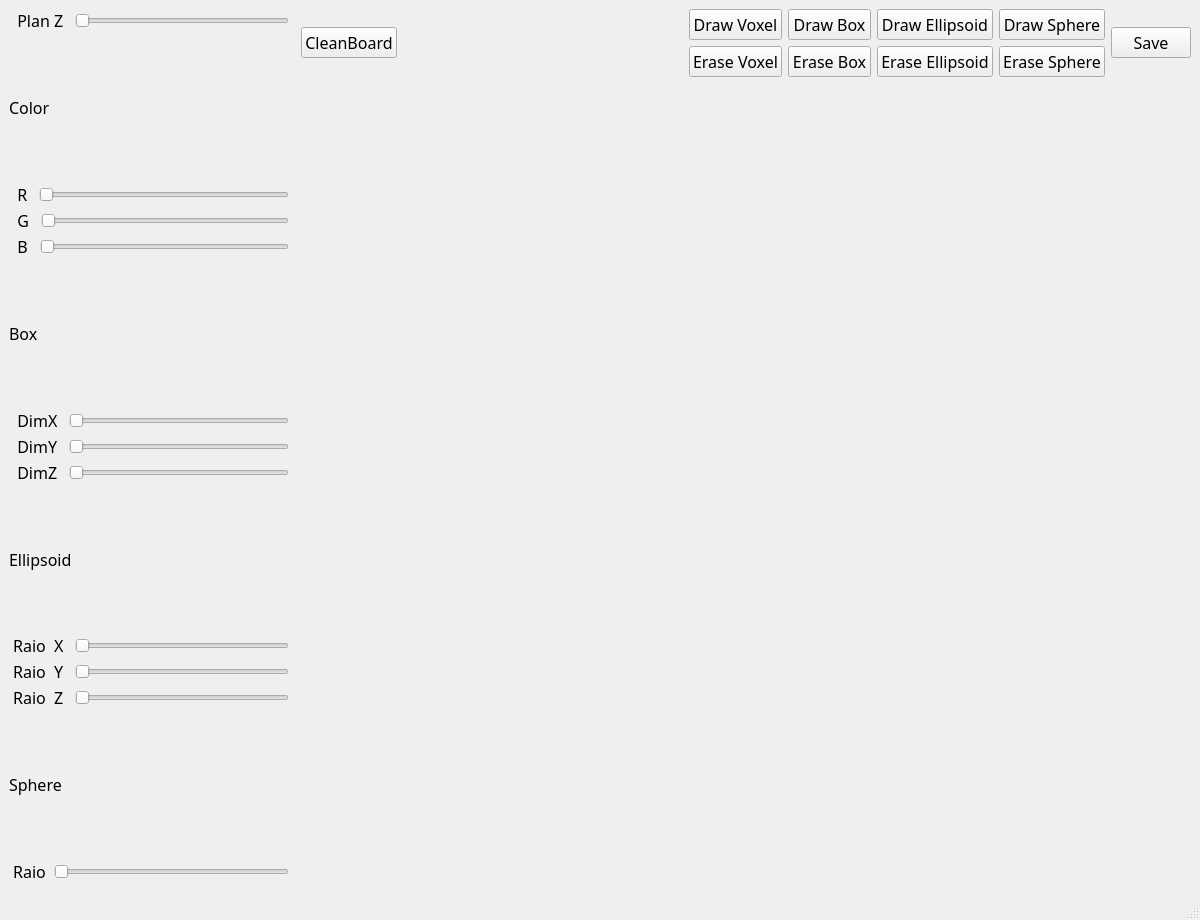
<?xml version="1.0" encoding="UTF-8"?>
<ui version="4.0">
 <class>MainWindow</class>
 <widget class="QMainWindow" name="MainWindow">
  <property name="minimumSize">
   <size>
    <width>1200</width>
    <height>900</height>
   </size>
  </property>
  <property name="font">
   <font>
    <family>MV Boli</family>
    <pointsize>12</pointsize>
   </font>
  </property>
  <property name="windowTitle">
   <string>MainWindow</string>
  </property>
  <widget class="QWidget" name="centralwidget">
   <layout class="QGridLayout" name="gridLayout">
    <item row="0" column="4">
     <layout class="QHBoxLayout" name="horizontalLayout_14">
      <item>
       <layout class="QVBoxLayout" name="verticalLayout_12">
        <item>
         <widget class="QPushButton" name="pushButtonDV">
          <property name="text">
           <string>Draw Voxel</string>
          </property>
         </widget>
        </item>
        <item>
         <widget class="QPushButton" name="pushButtonEV">
          <property name="text">
           <string>Erase Voxel</string>
          </property>
         </widget>
        </item>
       </layout>
      </item>
      <item>
       <layout class="QVBoxLayout" name="verticalLayout_10">
        <item>
         <widget class="QPushButton" name="pushButtonDB">
          <property name="text">
           <string>Draw Box</string>
          </property>
         </widget>
        </item>
        <item>
         <widget class="QPushButton" name="pushButtonEB">
          <property name="text">
           <string>Erase Box</string>
          </property>
         </widget>
        </item>
       </layout>
      </item>
      <item>
       <layout class="QVBoxLayout" name="verticalLayout_11">
        <item>
         <widget class="QPushButton" name="pushButtonDE">
          <property name="text">
           <string>Draw Ellipsoid</string>
          </property>
         </widget>
        </item>
        <item>
         <widget class="QPushButton" name="pushButtonEE">
          <property name="text">
           <string>Erase Ellipsoid</string>
          </property>
         </widget>
        </item>
       </layout>
      </item>
      <item>
       <layout class="QVBoxLayout" name="verticalLayout_13">
        <item>
         <widget class="QPushButton" name="pushButtonDS">
          <property name="text">
           <string>Draw Sphere</string>
          </property>
         </widget>
        </item>
        <item>
         <widget class="QPushButton" name="pushButtonES">
          <property name="text">
           <string>Erase Sphere</string>
          </property>
         </widget>
        </item>
       </layout>
      </item>
     </layout>
    </item>
    <item row="0" column="2">
     <widget class="QPushButton" name="pushButtonNew">
      <property name="text">
       <string>CleanBoard</string>
      </property>
     </widget>
    </item>
    <item row="0" column="5">
     <widget class="QPushButton" name="pushButton_2">
      <property name="text">
       <string>Save</string>
      </property>
     </widget>
    </item>
    <item row="1" column="1" colspan="5">
     <widget class="Plotter" name="widget" native="true">
      <property name="enabled">
       <bool>true</bool>
      </property>
      <property name="sizePolicy">
       <sizepolicy hsizetype="Minimum" vsizetype="Minimum">
        <horstretch>0</horstretch>
        <verstretch>0</verstretch>
       </sizepolicy>
      </property>
      <property name="minimumSize">
       <size>
        <width>800</width>
        <height>800</height>
       </size>
      </property>
      <property name="baseSize">
       <size>
        <width>0</width>
        <height>0</height>
       </size>
      </property>
     </widget>
    </item>
    <item row="0" column="0" rowspan="2">
     <layout class="QVBoxLayout" name="verticalLayout">
      <property name="spacing">
       <number>3</number>
      </property>
      <item>
       <layout class="QHBoxLayout" name="horizontalLayout_15">
        <item>
         <widget class="QLabel" name="label_19">
          <property name="text">
           <string>  Plan Z  </string>
          </property>
         </widget>
        </item>
        <item>
         <widget class="QSlider" name="horizontalSlider_14">
          <property name="maximum">
           <number>99</number>
          </property>
          <property name="orientation">
           <enum>Qt::Horizontal</enum>
          </property>
         </widget>
        </item>
       </layout>
      </item>
      <item>
       <widget class="QLabel" name="label_15">
        <property name="text">
         <string>Color</string>
        </property>
       </widget>
      </item>
      <item>
       <layout class="QHBoxLayout" name="horizontalLayout_4">
        <item>
         <widget class="QLabel" name="label_16">
          <property name="text">
           <string>  R  </string>
          </property>
         </widget>
        </item>
        <item>
         <widget class="QSlider" name="horizontalSliderR">
          <property name="maximum">
           <number>255</number>
          </property>
          <property name="orientation">
           <enum>Qt::Horizontal</enum>
          </property>
         </widget>
        </item>
       </layout>
      </item>
      <item>
       <layout class="QHBoxLayout" name="horizontalLayout_5">
        <item>
         <widget class="QLabel" name="label_17">
          <property name="text">
           <string>  G  </string>
          </property>
         </widget>
        </item>
        <item>
         <widget class="QSlider" name="horizontalSliderG">
          <property name="maximum">
           <number>255</number>
          </property>
          <property name="orientation">
           <enum>Qt::Horizontal</enum>
          </property>
         </widget>
        </item>
       </layout>
      </item>
      <item>
       <layout class="QHBoxLayout" name="horizontalLayout_6">
        <item>
         <widget class="QLabel" name="label_18">
          <property name="text">
           <string>  B  </string>
          </property>
         </widget>
        </item>
        <item>
         <widget class="QSlider" name="horizontalSliderB">
          <property name="maximum">
           <number>255</number>
          </property>
          <property name="orientation">
           <enum>Qt::Horizontal</enum>
          </property>
         </widget>
        </item>
       </layout>
      </item>
      <item>
       <widget class="QLabel" name="label_7">
        <property name="text">
         <string>Box</string>
        </property>
       </widget>
      </item>
      <item>
       <layout class="QHBoxLayout" name="horizontalLayout_9">
        <item>
         <widget class="QLabel" name="label_8">
          <property name="text">
           <string>  DimX  </string>
          </property>
         </widget>
        </item>
        <item>
         <widget class="QSlider" name="horizontalSliderDimX">
          <property name="maximum">
           <number>99</number>
          </property>
          <property name="orientation">
           <enum>Qt::Horizontal</enum>
          </property>
         </widget>
        </item>
       </layout>
      </item>
      <item>
       <layout class="QHBoxLayout" name="horizontalLayout_8">
        <item>
         <widget class="QLabel" name="label_13">
          <property name="text">
           <string>  DimY  </string>
          </property>
         </widget>
        </item>
        <item>
         <widget class="QSlider" name="horizontalSliderDimY">
          <property name="maximum">
           <number>99</number>
          </property>
          <property name="orientation">
           <enum>Qt::Horizontal</enum>
          </property>
         </widget>
        </item>
       </layout>
      </item>
      <item>
       <layout class="QHBoxLayout" name="horizontalLayout_7">
        <item>
         <widget class="QLabel" name="label_14">
          <property name="text">
           <string>  DimZ  </string>
          </property>
         </widget>
        </item>
        <item>
         <widget class="QSlider" name="horizontalSliderDimZ">
          <property name="maximum">
           <number>99</number>
          </property>
          <property name="orientation">
           <enum>Qt::Horizontal</enum>
          </property>
         </widget>
        </item>
       </layout>
      </item>
      <item>
       <widget class="QLabel" name="label_9">
        <property name="text">
         <string>Ellipsoid</string>
        </property>
       </widget>
      </item>
      <item>
       <layout class="QHBoxLayout" name="horizontalLayout_12">
        <item>
         <widget class="QLabel" name="label_10">
          <property name="text">
           <string> Raio  X  </string>
          </property>
         </widget>
        </item>
        <item>
         <widget class="QSlider" name="horizontalSliderRX">
          <property name="maximum">
           <number>49</number>
          </property>
          <property name="orientation">
           <enum>Qt::Horizontal</enum>
          </property>
         </widget>
        </item>
       </layout>
      </item>
      <item>
       <layout class="QHBoxLayout" name="horizontalLayout_11">
        <item>
         <widget class="QLabel" name="label_11">
          <property name="text">
           <string> Raio  Y  </string>
          </property>
         </widget>
        </item>
        <item>
         <widget class="QSlider" name="horizontalSliderRY">
          <property name="maximum">
           <number>49</number>
          </property>
          <property name="orientation">
           <enum>Qt::Horizontal</enum>
          </property>
         </widget>
        </item>
       </layout>
      </item>
      <item>
       <layout class="QHBoxLayout" name="horizontalLayout_10">
        <item>
         <widget class="QLabel" name="label_12">
          <property name="text">
           <string> Raio  Z  </string>
          </property>
         </widget>
        </item>
        <item>
         <widget class="QSlider" name="horizontalSliderRZ">
          <property name="maximum">
           <number>49</number>
          </property>
          <property name="orientation">
           <enum>Qt::Horizontal</enum>
          </property>
         </widget>
        </item>
       </layout>
      </item>
      <item>
       <widget class="QLabel" name="label_5">
        <property name="text">
         <string>Sphere</string>
        </property>
       </widget>
      </item>
      <item>
       <layout class="QHBoxLayout" name="horizontalLayout_13">
        <item>
         <widget class="QLabel" name="label_6">
          <property name="text">
           <string> Raio </string>
          </property>
         </widget>
        </item>
        <item>
         <widget class="QSlider" name="horizontalSliderRadius">
          <property name="maximum">
           <number>49</number>
          </property>
          <property name="orientation">
           <enum>Qt::Horizontal</enum>
          </property>
         </widget>
        </item>
       </layout>
      </item>
     </layout>
    </item>
    <item row="0" column="3">
     <spacer name="horizontalSpacer">
      <property name="orientation">
       <enum>Qt::Horizontal</enum>
      </property>
      <property name="sizeHint" stdset="0">
       <size>
        <width>40</width>
        <height>20</height>
       </size>
      </property>
     </spacer>
    </item>
   </layout>
  </widget>
  <widget class="QMenuBar" name="menubar">
   <property name="geometry">
    <rect>
     <x>0</x>
     <y>0</y>
     <width>1200</width>
     <height>27</height>
    </rect>
   </property>
  </widget>
  <widget class="QStatusBar" name="statusbar"/>
 </widget>
 <customwidgets>
  <customwidget>
   <class>Plotter</class>
   <extends>QWidget</extends>
   <header location="global">plotter.h</header>
   <container>1</container>
   <slots>
    <slot>save()</slot>
    <slot>setZ(int)</slot>
    <slot>setR(int)</slot>
    <slot>setG(int)</slot>
    <slot>setB(int)</slot>
    <slot>setDvoxel()</slot>
    <slot>setEvoxel()</slot>
    <slot>setDbox()</slot>
    <slot>setEbox()</slot>
    <slot>setDellipsoid()</slot>
    <slot>setEellipsoid()</slot>
    <slot>setDsphere()</slot>
    <slot>setEsphere()</slot>
    <slot>setDimX(int)</slot>
    <slot>setDimY(int)</slot>
    <slot>setDimZ(int)</slot>
    <slot>setRX(int)</slot>
    <slot>setRY(int)</slot>
    <slot>setRZ(int)</slot>
    <slot>setRadius(int)</slot>
    <slot>cleanBoard()</slot>
    <slot>setnx(int)</slot>
    <slot>setny(int)</slot>
    <slot>setnz(int)</slot>
    <slot>newBoard()</slot>
   </slots>
  </customwidget>
 </customwidgets>
 <resources/>
 <connections>
  <connection>
   <sender>pushButton_2</sender>
   <signal>clicked()</signal>
   <receiver>widget</receiver>
   <slot>save()</slot>
   <hints>
    <hint type="sourcelabel">
     <x>1173</x>
     <y>71</y>
    </hint>
    <hint type="destinationlabel">
     <x>1115</x>
     <y>207</y>
    </hint>
   </hints>
  </connection>
  <connection>
   <sender>horizontalSlider_14</sender>
   <signal>valueChanged(int)</signal>
   <receiver>widget</receiver>
   <slot>setZ(int)</slot>
   <hints>
    <hint type="sourcelabel">
     <x>216</x>
     <y>55</y>
    </hint>
    <hint type="destinationlabel">
     <x>507</x>
     <y>238</y>
    </hint>
   </hints>
  </connection>
  <connection>
   <sender>horizontalSliderR</sender>
   <signal>valueChanged(int)</signal>
   <receiver>widget</receiver>
   <slot>setR(int)</slot>
   <hints>
    <hint type="sourcelabel">
     <x>249</x>
     <y>175</y>
    </hint>
    <hint type="destinationlabel">
     <x>465</x>
     <y>345</y>
    </hint>
   </hints>
  </connection>
  <connection>
   <sender>horizontalSliderG</sender>
   <signal>valueChanged(int)</signal>
   <receiver>widget</receiver>
   <slot>setG(int)</slot>
   <hints>
    <hint type="sourcelabel">
     <x>284</x>
     <y>238</y>
    </hint>
    <hint type="destinationlabel">
     <x>501</x>
     <y>384</y>
    </hint>
   </hints>
  </connection>
  <connection>
   <sender>horizontalSliderB</sender>
   <signal>valueChanged(int)</signal>
   <receiver>widget</receiver>
   <slot>setB(int)</slot>
   <hints>
    <hint type="sourcelabel">
     <x>284</x>
     <y>299</y>
    </hint>
    <hint type="destinationlabel">
     <x>486</x>
     <y>427</y>
    </hint>
   </hints>
  </connection>
  <connection>
   <sender>pushButtonDV</sender>
   <signal>clicked()</signal>
   <receiver>widget</receiver>
   <slot>setDvoxel()</slot>
   <hints>
    <hint type="sourcelabel">
     <x>700</x>
     <y>60</y>
    </hint>
    <hint type="destinationlabel">
     <x>695</x>
     <y>215</y>
    </hint>
   </hints>
  </connection>
  <connection>
   <sender>pushButtonEV</sender>
   <signal>clicked()</signal>
   <receiver>widget</receiver>
   <slot>setEvoxel()</slot>
   <hints>
    <hint type="sourcelabel">
     <x>732</x>
     <y>86</y>
    </hint>
    <hint type="destinationlabel">
     <x>718</x>
     <y>242</y>
    </hint>
   </hints>
  </connection>
  <connection>
   <sender>pushButtonDB</sender>
   <signal>clicked()</signal>
   <receiver>widget</receiver>
   <slot>setDbox()</slot>
   <hints>
    <hint type="sourcelabel">
     <x>820</x>
     <y>56</y>
    </hint>
    <hint type="destinationlabel">
     <x>852</x>
     <y>270</y>
    </hint>
   </hints>
  </connection>
  <connection>
   <sender>pushButtonEB</sender>
   <signal>clicked()</signal>
   <receiver>widget</receiver>
   <slot>setEbox()</slot>
   <hints>
    <hint type="sourcelabel">
     <x>808</x>
     <y>88</y>
    </hint>
    <hint type="destinationlabel">
     <x>774</x>
     <y>340</y>
    </hint>
   </hints>
  </connection>
  <connection>
   <sender>pushButtonDE</sender>
   <signal>clicked()</signal>
   <receiver>widget</receiver>
   <slot>setDellipsoid()</slot>
   <hints>
    <hint type="sourcelabel">
     <x>950</x>
     <y>54</y>
    </hint>
    <hint type="destinationlabel">
     <x>913</x>
     <y>299</y>
    </hint>
   </hints>
  </connection>
  <connection>
   <sender>pushButtonEE</sender>
   <signal>clicked()</signal>
   <receiver>widget</receiver>
   <slot>setEellipsoid()</slot>
   <hints>
    <hint type="sourcelabel">
     <x>952</x>
     <y>90</y>
    </hint>
    <hint type="destinationlabel">
     <x>900</x>
     <y>343</y>
    </hint>
   </hints>
  </connection>
  <connection>
   <sender>pushButtonDS</sender>
   <signal>clicked()</signal>
   <receiver>widget</receiver>
   <slot>setDsphere()</slot>
   <hints>
    <hint type="sourcelabel">
     <x>1021</x>
     <y>47</y>
    </hint>
    <hint type="destinationlabel">
     <x>992</x>
     <y>229</y>
    </hint>
   </hints>
  </connection>
  <connection>
   <sender>pushButtonES</sender>
   <signal>clicked()</signal>
   <receiver>widget</receiver>
   <slot>setEsphere()</slot>
   <hints>
    <hint type="sourcelabel">
     <x>1069</x>
     <y>96</y>
    </hint>
    <hint type="destinationlabel">
     <x>1048</x>
     <y>234</y>
    </hint>
   </hints>
  </connection>
  <connection>
   <sender>horizontalSliderDimX</sender>
   <signal>valueChanged(int)</signal>
   <receiver>widget</receiver>
   <slot>setDimX(int)</slot>
   <hints>
    <hint type="sourcelabel">
     <x>233</x>
     <y>415</y>
    </hint>
    <hint type="destinationlabel">
     <x>533</x>
     <y>520</y>
    </hint>
   </hints>
  </connection>
  <connection>
   <sender>horizontalSliderDimY</sender>
   <signal>valueChanged(int)</signal>
   <receiver>widget</receiver>
   <slot>setDimY(int)</slot>
   <hints>
    <hint type="sourcelabel">
     <x>281</x>
     <y>469</y>
    </hint>
    <hint type="destinationlabel">
     <x>512</x>
     <y>570</y>
    </hint>
   </hints>
  </connection>
  <connection>
   <sender>horizontalSliderDimZ</sender>
   <signal>valueChanged(int)</signal>
   <receiver>widget</receiver>
   <slot>setDimZ(int)</slot>
   <hints>
    <hint type="sourcelabel">
     <x>242</x>
     <y>529</y>
    </hint>
    <hint type="destinationlabel">
     <x>546</x>
     <y>621</y>
    </hint>
   </hints>
  </connection>
  <connection>
   <sender>horizontalSliderRX</sender>
   <signal>valueChanged(int)</signal>
   <receiver>widget</receiver>
   <slot>setRX(int)</slot>
   <hints>
    <hint type="sourcelabel">
     <x>201</x>
     <y>646</y>
    </hint>
    <hint type="destinationlabel">
     <x>517</x>
     <y>699</y>
    </hint>
   </hints>
  </connection>
  <connection>
   <sender>horizontalSliderRY</sender>
   <signal>valueChanged(int)</signal>
   <receiver>widget</receiver>
   <slot>setRY(int)</slot>
   <hints>
    <hint type="sourcelabel">
     <x>195</x>
     <y>707</y>
    </hint>
    <hint type="destinationlabel">
     <x>454</x>
     <y>742</y>
    </hint>
   </hints>
  </connection>
  <connection>
   <sender>horizontalSliderRZ</sender>
   <signal>valueChanged(int)</signal>
   <receiver>widget</receiver>
   <slot>setRZ(int)</slot>
   <hints>
    <hint type="sourcelabel">
     <x>225</x>
     <y>761</y>
    </hint>
    <hint type="destinationlabel">
     <x>509</x>
     <y>782</y>
    </hint>
   </hints>
  </connection>
  <connection>
   <sender>horizontalSliderRadius</sender>
   <signal>valueChanged(int)</signal>
   <receiver>widget</receiver>
   <slot>setRadius(int)</slot>
   <hints>
    <hint type="sourcelabel">
     <x>195</x>
     <y>884</y>
    </hint>
    <hint type="destinationlabel">
     <x>548</x>
     <y>845</y>
    </hint>
   </hints>
  </connection>
  <connection>
   <sender>pushButtonNew</sender>
   <signal>clicked()</signal>
   <receiver>widget</receiver>
   <slot>cleanBoard()</slot>
   <hints>
    <hint type="sourcelabel">
     <x>384</x>
     <y>75</y>
    </hint>
    <hint type="destinationlabel">
     <x>575</x>
     <y>255</y>
    </hint>
   </hints>
  </connection>
 </connections>
</ui>
